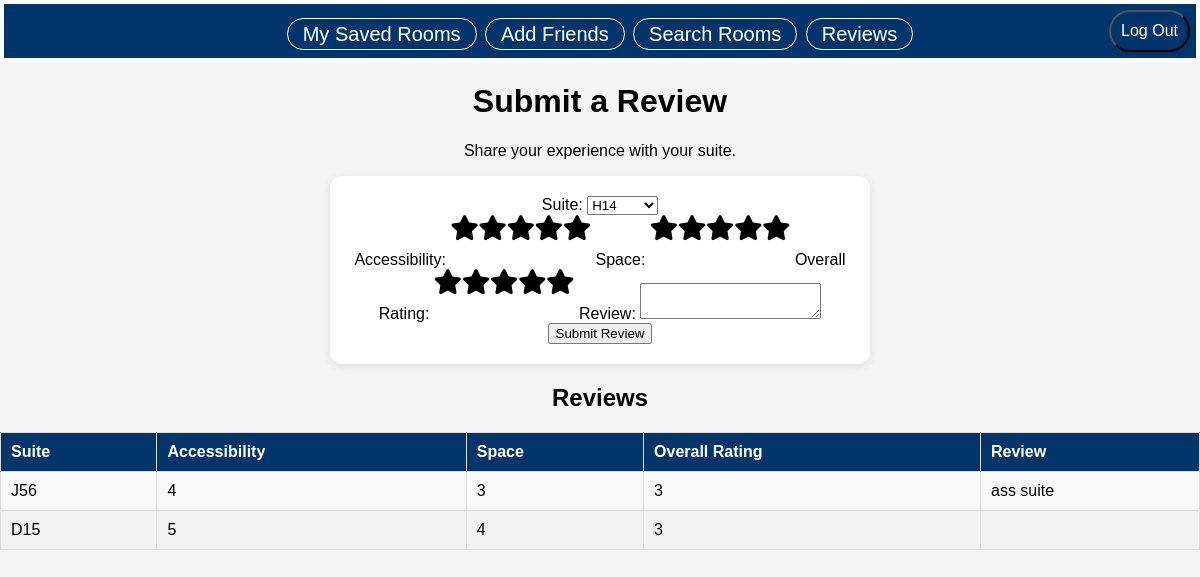
Page /reviews on the earlier database version.
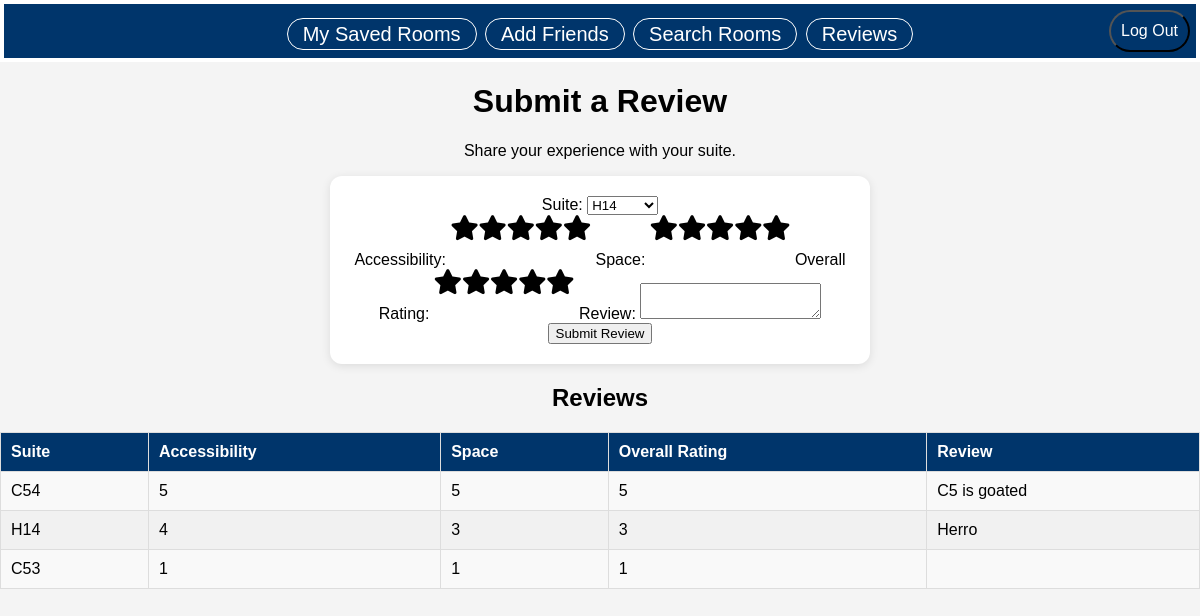
Same page on the later database version.
### models/review.py (models this page shows)
class Review(Base):
    __tablename__ = "reviews"
    id: Mapped[int] = mapped_column(Integer, primary_key=True, autoincrement=True)
    review_text: Mapped[str] = mapped_column(String)
    type: Mapped[str] = mapped_column(String)
    overall_rating: Mapped[int] = mapped_column(Integer, CheckConstraint("overall_rating BETWEEN 1 AND 5"))
    accessibility_rating: Mapped[int] = mapped_column(Integer, CheckConstraint("accessibility_rating BETWEEN 1 AND 5"))
    space_rating: Mapped[int] = mapped_column(Integer, CheckConstraint("space_rating BETWEEN 1 AND 5"))
    user_id: Mapped[int] = mapped_column(Integer, ForeignKey("users.id"))
    user: Mapped[User] = relationship("User")
    __mapper_args__ = {
        "polymorphic_identity":"review",
        "polymorphic_on":type
    }

### models/suite.py (models this page shows)
class Suite(Base):
    __tablename__ = "suites"
    id: Mapped[int] = mapped_column(Integer, primary_key=True, autoincrement=True)
    name: Mapped[str] = mapped_column(String)
    entryway: Mapped[str] = mapped_column(String)
    capacity: Mapped[int] = mapped_column(Integer)
    singles: Mapped[int] = mapped_column(Integer)
    doubles: Mapped[int] = mapped_column(Integer)
    year: Mapped[int] = mapped_column(Integer)
    resco_id: Mapped[int] = mapped_column(Integer, ForeignKey('rescos.id'))
    resco: Mapped["ResidentialCollege"] = relationship("ResidentialCollege", backref=backref("suite"))

### roomtable.py (the view, shortened to what this page needs)
@app.route('/reviews', methods = ["GET", "POST"])
def review():
    suites = db.session.query(Suite).all()
    all_reviews = db.session.query(SuiteReview).all()
    return render_template('reviews.html', reviews=all_reviews, suites=suites)

### templates/reviews.html (shortened to what this page needs)
<!DOCTYPE html>
<html>
  <head>
    <link rel="stylesheet" href="{{ url_for('static', filename='styles.css') }}">
    <link rel="stylesheet" href="{{ url_for('static', filename='search.css') }}">
    <link rel="stylesheet" href="{{ url_for('static', filename='ratings.css') }}">
    <link rel="stylesheet" href="https://use.fontawesome.com/releases/v5.10.2/css/all.css" />
  </head>
  <body>
    <div class="banner">
      <a href="{{url_for('homepage')}}" class="nav-link">My Saved Rooms</a>
      <a href="{{url_for('friends')}}" class="nav-link">Add Friends</a>
      <a href="{{url_for('search')}}" class="nav-link">Search Rooms</a>
      <a href="{{url_for('review')}}" class="nav-link">Reviews</a>
      <form action="{{url_for('logout')}}" method="get">
        <button type="submit" class="logout">Log Out</button>
      </form>
    </div>
    <h1>Submit a Review</h1>
    <p>Share your experience with your suite.</p>
    <div class="search-box">
     <form action="{{ url_for('review') }}" method="POST">
    <label for="suite">Suite:</label>
    <select name="suite" required>
        {% for suite in suites %}
            <option value="{{ suite.id }}">{{ suite.name }}</option>
        {% endfor %}
    </select><br>
    <label>Accessibility:</label>
    <div class="rating">
        <label>
            <span class="fa fa-star icon"></span>
        </label>
        <label>
            <span class="fa fa-star icon"></span>
            <span class="fa fa-star icon"></span>
        </label>
        <label>
            <span class="fa fa-star icon"></span>
            <span class="fa fa-star icon"></span>
            <span class="fa fa-star icon"></span>
        </label>
        <label>
            <span class="fa fa-star icon"></span>
            <span class="fa fa-star icon"></span>
            <span class="fa fa-star icon"></span>
            <span class="fa fa-star icon"></span>
        </label>
        <label>
            <span class="fa fa-star icon"></span>
            <span class="fa fa-star icon"></span>
            <span class="fa fa-star icon"></span>
            <span class="fa fa-star icon"></span>
            <span class="fa fa-star icon"></span>
        </label>
    </div>
    <label>Space:</label>
    <div class="rating">
        <label>
            <span class="fa fa-star icon"></span>
        </label>
        <label>
            <span class="fa fa-star icon"></span>
            <span class="fa fa-star icon"></span>
        </label>
        <label>
            <span class="fa fa-star icon"></span>
            <span class="fa fa-star icon"></span>
            <span class="fa fa-star icon"></span>
        </label>
        <label>
            <span class="fa fa-star icon"></span>
            <span class="fa fa-star icon"></span>
            <span class="fa fa-star icon"></span>
            <span class="fa fa-star icon"></span>
        </label>
        <label>
            <span class="fa fa-star icon"></span>
            <span class="fa fa-star icon"></span>
            <span class="fa fa-star icon"></span>
            <span class="fa fa-star icon"></span>
            <span class="fa fa-star icon"></span>
        </label>
    </div>
    <label>Overall Rating:</label>
    <div class="rating">
        <label>
            <span class="fa fa-star icon"></span>
        </label>
        <label>
            <span class="fa fa-star icon"></span>
            <span class="fa fa-star icon"></span>
        </label>
        <label>
            <span class="fa fa-star icon"></span>
            <span class="fa fa-star icon"></span>
            <span class="fa fa-star icon"></span>
        </label>
        <label>
            <span class="fa fa-star icon"></span>
            <span class="fa fa-star icon"></span>
            <span class="fa fa-star icon"></span>
            <span class="fa fa-star icon"></span>
        </label>
        <label>
            <span class="fa fa-star icon"></span>
            <span class="fa fa-star icon"></span>
            <span class="fa fa-star icon"></span>
            <span class="fa fa-star icon"></span>
            <span class="fa fa-star icon"></span>
        </label>
    </div>
    <label for="review">Review:</label>
    <textarea name="review"></textarea><br>
    <input type="submit" value="Submit Review">
</form>
    </div>
    <h2>Reviews</h2>
    <table class = "review-table">
      <thead>
        <tr>
          <th>Suite</th>
          <th>Accessibility</th>
          <th>Space</th>
          <th>Overall Rating</th>
          <th>Review</th>
        </tr>
      </thead>
      <tbody>
        {% for review in reviews %}
        <tr class = "review-row">
          <td>{{ review.suite.name }}</td>
          <td>{{ review.accessibility_rating }}</td>
          <td>{{ review.space_rating }}</td>
          <td>{{ review.overall_rating }}</td>
          <td>{{ review.review_text }}</td>
        </tr>
        {% endfor %}
      </tbody>
    </table>
  </body>
</html>

### static/styles.css (style rules this page uses)
body { font-family: Arial, sans-serif; margin: 0; padding: 0; text-align: center; background-color: #f4f4f4; }
.banner { background-color: rgb(0, 53, 107); color: white; text-align: center; padding: 10px; font-size: 30px; border: 4px solid rgb(255, 255, 255); }
button { background-color: rgb(0, 53, 107); color: rgb(255, 255, 255); padding: 10px; font-size: 16px; border-radius: 25px; cursor: pointer; }
.logout { background-color: rgb(0, 53, 107); color: rgb(255, 255, 255); padding: 10px; top: 10px; right: 10px; font-size: 16px; border-radius: 25px; cursor: pointer; text-align: right; position: absolute; }
.nav-link { flex: 1; max-width: 150px; color: white; text-decoration: none; font-size: 20px; padding: 4px 15px; border: 1px solid white; border-radius: 18px; text-align: center; transition: background 0.3s ease-in-out, border 0.3s ease-in-out; }

### static/search.css (style rules this page uses)
:root { --yale-blue: #00356b; --yale-blue-hover: #002855; }
.search-box { background-color: white; padding: 20px; border-radius: 12px; box-shadow: 0 2px 10px rgba(0, 0, 0, 0.1); max-width: 500px; margin: auto; }

### static/ratings.css (style rules this page uses)
.rating { display: inline-block; position: relative; height: 50px; line-height: 50px; font-size: 25px; }
.rating label { position: absolute; top: 0; left: 0; height: 100%; cursor: pointer; }
.rating label:last-child { position: static; }
.rating label:nth-child(1) { z-index: 5; }
.rating label:nth-child(2) { z-index: 4; }
.rating label:nth-child(3) { z-index: 3; }
.rating label:nth-child(4) { z-index: 2; }
.rating label:nth-child(5) { z-index: 1; }
.rating label .icon { float: left; color: transparent; }
.rating label:last-child .icon { color: #000; }
.review-table { width: 100%; border-collapse: collapse; margin: 20px 0; font-family: Arial, sans-serif; }
.review-table th, .review-table td { border: 1px solid #ddd; padding: 10px; text-align: left; }
.review-table th { background-color: rgb(0, 53, 107); color: white; }
.review-row:nth-child(odd) { background-color: #f9f9f9; }
.review-row:nth-child(even) { background-color: #f1f1f1; }

Differences in the rows shown:
changed Review: suite.name "J56" → "C54"; accessibility_rating "4" → "5"; space_rating "3" → "5"; overall_rating "3" → "5"; review_text "ass suite" → "C5 is goated"
changed Review: suite.name "D15" → "H14"; accessibility_rating "5" → "4"; space_rating "4" → "3"; review_text (not shown) → "Herro"
added Review: suite.name "C53", accessibility_rating "1", space_rating "1", overall_rating "1"
